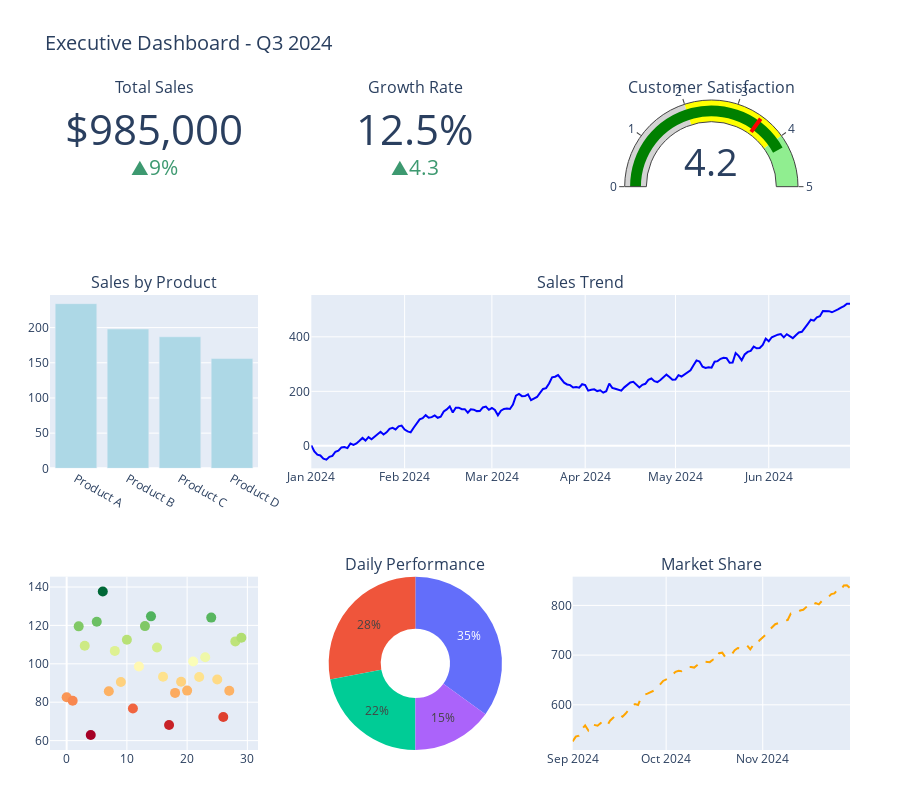

Notebook source saved alongside this figure:
### Markdown cell above
## 6. Dashboard Design
### 📖 Slide 40 - Information at a Glance

<details>
<summary><b>📊 Click to view slide content</b></summary>

**Dashboard Design Principles**

- **5-second rule**: Main message clear immediately
- **F-pattern reading**: Important info top-left
- **Progressive disclosure**: Details on demand
- **Consistent layout**: Maintain branding
- **Mobile responsive**: Various screen sizes

</details>

### Code cell
# Create a dashboard layout
from plotly.subplots import make_subplots

# Create subplots with different types
fig = make_subplots(
    rows=3, cols=3,
    column_widths=[0.3, 0.3, 0.4],
    row_heights=[0.2, 0.4, 0.4],
    specs=[[{'type': 'indicator'}, {'type': 'indicator'}, {'type': 'indicator'}],
           [{'type': 'bar'}, {'type': 'scatter', 'colspan': 2}, None],
           [{'type': 'scatter'}, {'type': 'pie'}, {'type': 'scatter'}]],
    subplot_titles=('Total Sales', 'Growth Rate', 'Customer Satisfaction',
                   'Sales by Product', 'Sales Trend', '',
                   'Daily Performance', 'Market Share', 'Forecast')
)

# KPI Cards (Top row - most important)
fig.add_trace(go.Indicator(
    mode="number+delta",
    value=985000,
    delta={'reference': 900000, 'relative': True, 'valueformat': '.0%'},
    number={'prefix': "$", 'valueformat': ',.0f'},
    domain={'y': [0, 1], 'x': [0, 1]}
), row=1, col=1)

fig.add_trace(go.Indicator(
    mode="number+delta",
    value=12.5,
    delta={'reference': 8.2, 'valueformat': '.1f'},
    number={'suffix': "%", 'valueformat': '.1f'},
    domain={'y': [0, 1], 'x': [0, 1]}
), row=1, col=2)

fig.add_trace(go.Indicator(
    mode="gauge+number",
    value=4.2,
    gauge={'axis': {'range': [0, 5]},
           'bar': {'color': "green"},
           'steps': [
               {'range': [0, 2], 'color': "lightgray"},
               {'range': [2, 4], 'color': "yellow"},
               {'range': [4, 5], 'color': "lightgreen"}],
           'threshold': {'line': {'color': "red", 'width': 4},
                        'thickness': 0.75, 'value': 3.5}},
    domain={'y': [0, 1], 'x': [0, 1]}
), row=1, col=3)

# Bar chart
products = ['Product A', 'Product B', 'Product C', 'Product D']
sales = [234, 198, 187, 156]
fig.add_trace(go.Bar(x=products, y=sales, marker_color='lightblue'), row=2, col=1)

# Main trend line
dates_trend = pd.date_range('2024-01-01', periods=180, freq='D')
trend_values = np.cumsum(np.random.randn(180) * 10 + 2)
fig.add_trace(go.Scatter(x=dates_trend, y=trend_values, mode='lines', 
                         line=dict(color='blue', width=2)), row=2, col=2)

# Daily performance heatmap
daily_perf = np.random.randn(30) * 20 + 100
fig.add_trace(go.Scatter(x=list(range(30)), y=daily_perf, mode='markers',
                         marker=dict(size=10, color=daily_perf, colorscale='RdYlGn')),
             row=3, col=1)

# Market share pie
fig.add_trace(go.Pie(labels=['Us', 'Competitor A', 'Competitor B', 'Others'],
                     values=[35, 28, 22, 15], hole=0.4),
             row=3, col=2)

# Forecast
forecast_dates = pd.date_range('2024-09-01', periods=90, freq='D')
forecast_values = np.cumsum(np.random.randn(90) * 5 + 3) + trend_values[-1]
fig.add_trace(go.Scatter(x=forecast_dates, y=forecast_values, mode='lines',
                         line=dict(dash='dash', color='orange')),
             row=3, col=3)

# Update layout
fig.update_layout(
    title_text="Executive Dashboard - Q3 2024",
    title_font_size=20,
    showlegend=False,
    height=800,
    margin=dict(t=100, b=50, l=50, r=50)
)

fig.show()

print("\n📊 Dashboard Design Best Practices Applied:")
print("="*50)
print("✓ KPIs at top (5-second rule)")
print("✓ Most important metrics top-left (F-pattern)")
print("✓ Consistent color scheme")
print("✓ Mix of chart types for different data")
print("✓ Clear titles and labels")
print("✓ Visual hierarchy maintained")

### Figure 1 — Plotly figure (JSON) as saved in the notebook; plotly's stock layout.template omitted (floating-point values rounded to 4 significant figures; data arrays with more than 128 entries replaced by an {"elided": "..."} marker saying what was removed)
{"data": [{"delta": {"reference": 900000, "relative": true, "valueformat": ".0%"}, "domain": {"x": [0, 0.26], "y": [0.8667, 1]}, "mode": "number+delta", "number": {"prefix": "$", "valueformat": ",.0f"}, "type": "indicator", "value": 985000}, {"delta": {"reference": 8.2, "valueformat": ".1f"}, "domain": {"x": [0.3267, 0.5867], "y": [0.8667, 1]}, "mode": "number+delta", "number": {"suffix": "%", "valueformat": ".1f"}, "type": "indicator", "value": 12.5}, {"domain": {"x": [0.6533, 1], "y": [0.8667, 1]}, "gauge": {"axis": {"range": [0, 5]}, "bar": {"color": "green"}, "steps": [{"color": "lightgray", "range": [0, 2]}, {"color": "yellow", "range": [2, 4]}, {"color": "lightgreen", "range": [4, 5]}], "threshold": {"line": {"color": "red", "width": 4}, "thickness": 0.75, "value": 3.5}}, "mode": "gauge+number", "type": "indicator", "value": 4.2}, {"marker": {"color": "lightblue"}, "type": "bar", "x": ["Product A", "Product B", "Product C", "Product D"], "xaxis": "x", "y": [234, 198, 187, 156], "yaxis": "y"}, {"line": {"color": "blue", "width": 2}, "mode": "lines", "type": "scatter", "x": {"elided": "180 str values"}, "xaxis": "x2", "y": {"elided": "180 float values"}, "yaxis": "y2"}, {"marker": {"color": [82.55, 80.8, 119.5, 109.4, 62.88, 121.9, 137.6, 85.68, 106.7, 90.53, 112.6, 76.68, 98.57, 119.6, 124.7, 108.5, 93.22, 68.15, 84.85, 90.61, 86.05, 101.2, 93.16, 103.4, 124.1, 91.87, 72.34, 85.97, 111.7, 113.6], "colorscale": [[0, "rgb(165,0,38)"], [0.1, "rgb(215,48,39)"], [0.2, "rgb(244,109,67)"], [0.3, "rgb(253,174,97)"], [0.4, "rgb(254,224,139)"], [0.5, "rgb(255,255,191)"], [0.6, "rgb(217,239,139)"], [0.7, "rgb(166,217,106)"], [0.8, "rgb(102,189,99)"], [0.9, "rgb(26,152,80)"], [1, "rgb(0,104,55)"]], "size": 10}, "mode": "markers", "type": "scatter", "x": [0, 1, 2, 3, 4, 5, 6, 7, 8, 9, 10, 11, 12, 13, 14, 15, 16, 17, 18, 19, 20, 21, 22, 23, 24, 25, 26, 27, 28, 29], "xaxis": "x3", "y": [82.55, 80.8, 119.5, 109.4, 62.88, 121.9, 137.6, 85.68, 106.7, 90.53, 112.6, 76.68, 98.57, 119.6, 124.7, 108.5, 93.22, 68.15, 84.85, 90.61, 86.05, 101.2, 93.16, 103.4, 124.1, 91.87, 72.34, 85.97, 111.7, 113.6], "yaxis": "y3"}, {"domain": {"x": [0.3267, 0.5867], "y": [0, 0.2667]}, "hole": 0.4, "labels": ["Us", "Competitor A", "Competitor B", "Others"], "type": "pie", "values": [35, 28, 22, 15]}, {"line": {"color": "orange", "dash": "dash"}, "mode": "lines", "type": "scatter", "x": ["2024-09-01T00:00:00.000000000", "2024-09-02T00:00:00.000000000", "2024-09-03T00:00:00.000000000", "2024-09-04T00:00:00.000000000", "2024-09-05T00:00:00.000000000", "2024-09-06T00:00:00.000000000", "2024-09-07T00:00:00.000000000", "2024-09-08T00:00:00.000000000", "2024-09-09T00:00:00.000000000", "2024-09-10T00:00:00.000000000", "2024-09-11T00:00:00.000000000", "2024-09-12T00:00:00.000000000", "2024-09-13T00:00:00.000000000", "2024-09-14T00:00:00.000000000", "2024-09-15T00:00:00.000000000", "2024-09-16T00:00:00.000000000", "2024-09-17T00:00:00.000000000", "2024-09-18T00:00:00.000000000", "2024-09-19T00:00:00.000000000", "2024-09-20T00:00:00.000000000", "2024-09-21T00:00:00.000000000", "2024-09-22T00:00:00.000000000", "2024-09-23T00:00:00.000000000", "2024-09-24T00:00:00.000000000", "2024-09-25T00:00:00.000000000", "2024-09-26T00:00:00.000000000", "2024-09-27T00:00:00.000000000", "2024-09-28T00:00:00.000000000", "2024-09-29T00:00:00.000000000", "2024-09-30T00:00:00.000000000", "2024-10-01T00:00:00.000000000", "2024-10-02T00:00:00.000000000", "2024-10-03T00:00:00.000000000", "2024-10-04T00:00:00.000000000", "2024-10-05T00:00:00.000000000", "2024-10-06T00:00:00.000000000", "2024-10-07T00:00:00.000000000", "2024-10-08T00:00:00.000000000", "2024-10-09T00:00:00.000000000", "2024-10-10T00:00:00.000000000", "2024-10-11T00:00:00.000000000", "2024-10-12T00:00:00.000000000", "2024-10-13T00:00:00.000000000", "2024-10-14T00:00:00.000000000", "2024-10-15T00:00:00.000000000", "2024-10-16T00:00:00.000000000", "2024-10-17T00:00:00.000000000", "2024-10-18T00:00:00.000000000", "2024-10-19T00:00:00.000000000", "2024-10-20T00:00:00.000000000", "2024-10-21T00:00:00.000000000", "2024-10-22T00:00:00.000000000", "2024-10-23T00:00:00.000000000", "2024-10-24T00:00:00.000000000", "2024-10-25T00:00:00.000000000", "2024-10-26T00:00:00.000000000", "2024-10-27T00:00:00.000000000", "2024-10-28T00:00:00.000000000", "2024-10-29T00:00:00.000000000", "2024-10-30T00:00:00.000000000", "2024-10-31T00:00:00.000000000", "2024-11-01T00:00:00.000000000", "2024-11-02T00:00:00.000000000", "2024-11-03T00:00:00.000000000", "2024-11-04T00:00:00.000000000", "2024-11-05T00:00:00.000000000", "2024-11-06T00:00:00.000000000", "2024-11-07T00:00:00.000000000", "2024-11-08T00:00:00.000000000", "2024-11-09T00:00:00.000000000", "2024-11-10T00:00:00.000000000", "2024-11-11T00:00:00.000000000", "2024-11-12T00:00:00.000000000", "2024-11-13T00:00:00.000000000", "2024-11-14T00:00:00.000000000", "2024-11-15T00:00:00.000000000", "2024-11-16T00:00:00.000000000", "2024-11-17T00:00:00.000000000", "2024-11-18T00:00:00.000000000", "2024-11-19T00:00:00.000000000", "2024-11-20T00:00:00.000000000", "2024-11-21T00:00:00.000000000", "2024-11-22T00:00:00.000000000", "2024-11-23T00:00:00.000000000", "2024-11-24T00:00:00.000000000", "2024-11-25T00:00:00.000000000", "2024-11-26T00:00:00.000000000", "2024-11-27T00:00:00.000000000", "2024-11-28T00:00:00.000000000", "2024-11-29T00:00:00.000000000"], "xaxis": "x4", "y": [526.5, 536.0, 538.1, 551.4, 558.4, 548.8, 560.8, 560.0, 557.8, 563.4, 557.8, 557.3, 568.1, 573.8, 580.9, 580.6, 575.9, 582.5, 590.1, 597.5, 601.6, 599.8, 614.9, 620.3, 622.5, 624.6, 628.4, 636.7, 640.7, 648.0, 651.7, 654.2, 660.4, 666.4, 668.5, 667.8, 672.5, 675.9, 676.1, 674.9, 679.9, 685.7, 686.9, 687.0, 685.8, 690.8, 689.7, 703.9, 704.9, 695.8, 698.6, 701.3, 709.8, 714.3, 713.1, 714.7, 719.3, 711.5, 721.2, 720.0, 730.1, 735.0, 741.2, 749.9, 755.8, 762.2, 764.4, 769.2, 769.3, 770.6, 783.4, 782.3, 786.1, 789.7, 791.1, 796.7, 802.6, 801.0, 804.5, 802.1, 809.1, 812.9, 816.3, 822.6, 824.3, 831.8, 830.1, 840.2, 840.4, 834.9], "yaxis": "y4"}], "layout": {"annotations": [{"font": {"size": 16}, "showarrow": false, "text": "Total Sales", "x": 0.13, "xanchor": "center", "xref": "paper", "y": 1, "yanchor": "bottom", "yref": "paper"}, {"font": {"size": 16}, "showarrow": false, "text": "Growth Rate", "x": 0.4567, "xanchor": "center", "xref": "paper", "y": 1, "yanchor": "bottom", "yref": "paper"}, {"font": {"size": 16}, "showarrow": false, "text": "Customer Satisfaction", "x": 0.8267, "xanchor": "center", "xref": "paper", "y": 1, "yanchor": "bottom", "yref": "paper"}, {"font": {"size": 16}, "showarrow": false, "text": "Sales by Product", "x": 0.13, "xanchor": "center", "xref": "paper", "y": 0.7, "yanchor": "bottom", "yref": "paper"}, {"font": {"size": 16}, "showarrow": false, "text": "Sales Trend", "x": 0.6633, "xanchor": "center", "xref": "paper", "y": 0.7, "yanchor": "bottom", "yref": "paper"}, {"font": {"size": 16}, "showarrow": false, "text": "Daily Performance", "x": 0.4567, "xanchor": "center", "xref": "paper", "y": 0.2667, "yanchor": "bottom", "yref": "paper"}, {"font": {"size": 16}, "showarrow": false, "text": "Market Share", "x": 0.8267, "xanchor": "center", "xref": "paper", "y": 0.2667, "yanchor": "bottom", "yref": "paper"}], "height": 800, "margin": {"b": 50, "l": 50, "r": 50, "t": 100}, "showlegend": false, "title": {"font": {"size": 20}, "text": "Executive Dashboard - Q3 2024"}, "xaxis": {"anchor": "y", "domain": [0, 0.26]}, "xaxis2": {"anchor": "y2", "domain": [0.3267, 1]}, "xaxis3": {"anchor": "y3", "domain": [0, 0.26]}, "xaxis4": {"anchor": "y4", "domain": [0.6533, 1]}, "yaxis": {"anchor": "x", "domain": [0.4333, 0.7]}, "yaxis2": {"anchor": "x2", "domain": [0.4333, 0.7]}, "yaxis3": {"anchor": "x3", "domain": [0, 0.2667]}, "yaxis4": {"anchor": "x4", "domain": [0, 0.2667]}}}
